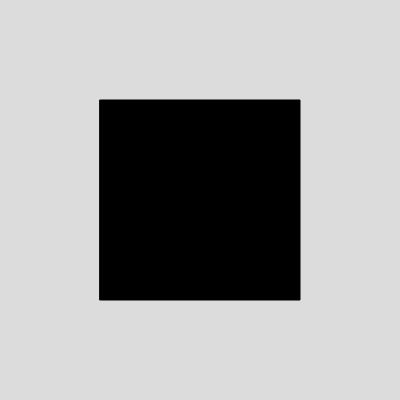
Frame 1 (no input)
Frame 60 (no input): identical to frame 1, image omitted
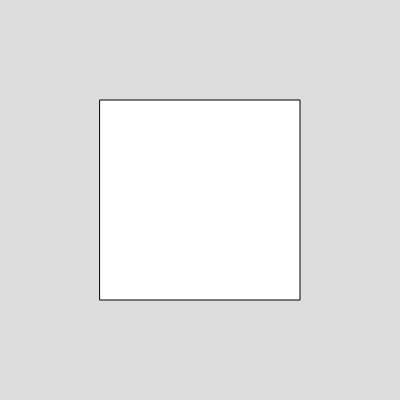
Frame 120 (the mouse pressed at the canvas centre since frame 60)

The p5.js sketch that drew these frames (run headless with seeded random() and noise() and a simulated clock; from frame 60 on, the mouse is pressed at the canvas centre):

// p5.js sketch
// ── sketch.js
let isOn = false;

function setup() {
  createCanvas(400, 400);
}

function draw() {
  background(220);

  // checking the state of the Boolean variable
  if (isOn) {
    fill(255); // when isOn == true;
  } else {
    fill(0); // when isOn == false;
  }

  rectMode(CENTER);
  rect(width / 2, height / 2, 200);
}

function mousePressed() {
  if (mouseX > 100 && mouseX < 300 && mouseY > 100 && mouseY < 300) {
    
    // toggle the state of the Boolean variable
    // if (isOn == true) {
    //   isOn = false;
    // } else {
    //   isOn = true;
    // }
    
    // shorthand for above
    isOn = !isOn;
  }
}

// https://editor.p5js.org/enickles/sketches/t73Mg9BUp
// ICM-06 Exercise - ICM 21 Week 3 - Switch 
